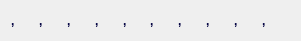
   <widget class="QWidget" name="gridLayoutWidget_5">
    <property name="geometry">
     <rect>
      <x>56</x>
      <y>52</y>
      <width>301</width>
      <height>41</height>
     </rect>
    </property>
    <layout class="QGridLayout" name="gridLayout_5">
     <property name="spacing">
      <number>0</number>
     </property>
     <item row="0" column="7">
      <widget class="QLabel" name="comma_2">
       <property name="styleSheet">
        <string notr="true">QLabel {
	font: 12pt &quot;MS Shell Dlg 2&quot;;
	font-weight: bold;
    color: #000040;
    border: 0px solid #000000;
}
</string>
       </property>
       <property name="text">
        <string>,</string>
       </property>
      </widget>
     </item>
     <item row="0" column="5">
      <widget class="QLabel" name="comma_4">
       <property name="styleSheet">
        <string notr="true">QLabel {
	font: 12pt &quot;MS Shell Dlg 2&quot;;
	font-weight: bold;
    color: #000040;
    border: 0px solid #000000;
}
</string>
       </property>
       <property name="text">
        <string>,</string>
       </property>
      </widget>
     </item>
     <item row="0" column="4">
      <widget class="QLabel" name="comma_5">
       <property name="styleSheet">
        <string notr="true">QLabel {
	font: 12pt &quot;MS Shell Dlg 2&quot;;
	font-weight: bold;
    color: #000040;
    border: 0px solid #000000;
}
</string>
       </property>
       <property name="text">
        <string>,</string>
       </property>
      </widget>
     </item>
     <item row="0" column="3">
      <widget class="QLabel" name="comma_6">
       <property name="styleSheet">
        <string notr="true">QLabel {
	font: 12pt &quot;MS Shell Dlg 2&quot;;
	font-weight: bold;
    color: #000040;
    border: 0px solid #000000;
}
</string>
       </property>
       <property name="text">
        <string>,</string>
       </property>
      </widget>
     </item>
     <item row="0" column="2">
      <widget class="QLabel" name="comma_7">
       <property name="styleSheet">
        <string notr="true">QLabel {
	font: 12pt &quot;MS Shell Dlg 2&quot;;
	font-weight: bold;
    color: #000040;
    border: 0px solid #000000;
}
</string>
       </property>
       <property name="text">
        <string>,</string>
       </property>
      </widget>
     </item>
     <item row="0" column="1">
      <widget class="QLabel" name="comma_8">
       <property name="styleSheet">
        <string notr="true">QLabel {
	font: 12pt &quot;MS Shell Dlg 2&quot;;
	font-weight: bold;
    color: #000040;
    border: 0px solid #000000;
}
</string>
       </property>
       <property name="text">
        <string>,</string>
       </property>
      </widget>
     </item>
     <item row="0" column="9">
      <widget class="QLabel" name="comma_0">
       <property name="styleSheet">
        <string notr="true">QLabel {
	font: 12pt &quot;MS Shell Dlg 2&quot;;
	font-weight: bold;
    color: #000040;
    border: 0px solid #000000;
}
</string>
       </property>
       <property name="text">
        <string>,</string>
       </property>
      </widget>
     </item>
     <item row="0" column="0">
      <widget class="QLabel" name="comma_9">
       <property name="styleSheet">
        <string notr="true">QLabel {
	font: 12pt &quot;MS Shell Dlg 2&quot;;
	font-weight: bold;
    color: #000040;
    border: 0px solid #000000;
}
</string>
       </property>
       <property name="text">
        <string>,</string>
       </property>
      </widget>
     </item>
     <item row="0" column="8">
      <widget class="QLabel" name="comma_1">
       <property name="styleSheet">
        <string notr="true">QLabel {
	font: 12pt &quot;MS Shell Dlg 2&quot;;
	font-weight: bold;
    color: #000040;
    border: 0px solid #000000;
}
</string>
       </property>
       <property name="text">
        <string>,</string>
       </property>
      </widget>
     </item>
     <item row="0" column="6">
      <widget class="QLabel" name="comma_3">
       <property name="styleSheet">
        <string notr="true">QLabel {
	font: 12pt &quot;MS Shell Dlg 2&quot;;
	font-weight: bold;
    color: #000040;
    border: 0px solid #000000;
}
</string>
       </property>
       <property name="text">
        <string>,</string>
       </property>
      </widget>
     </item>
    </layout>
   </widget>
